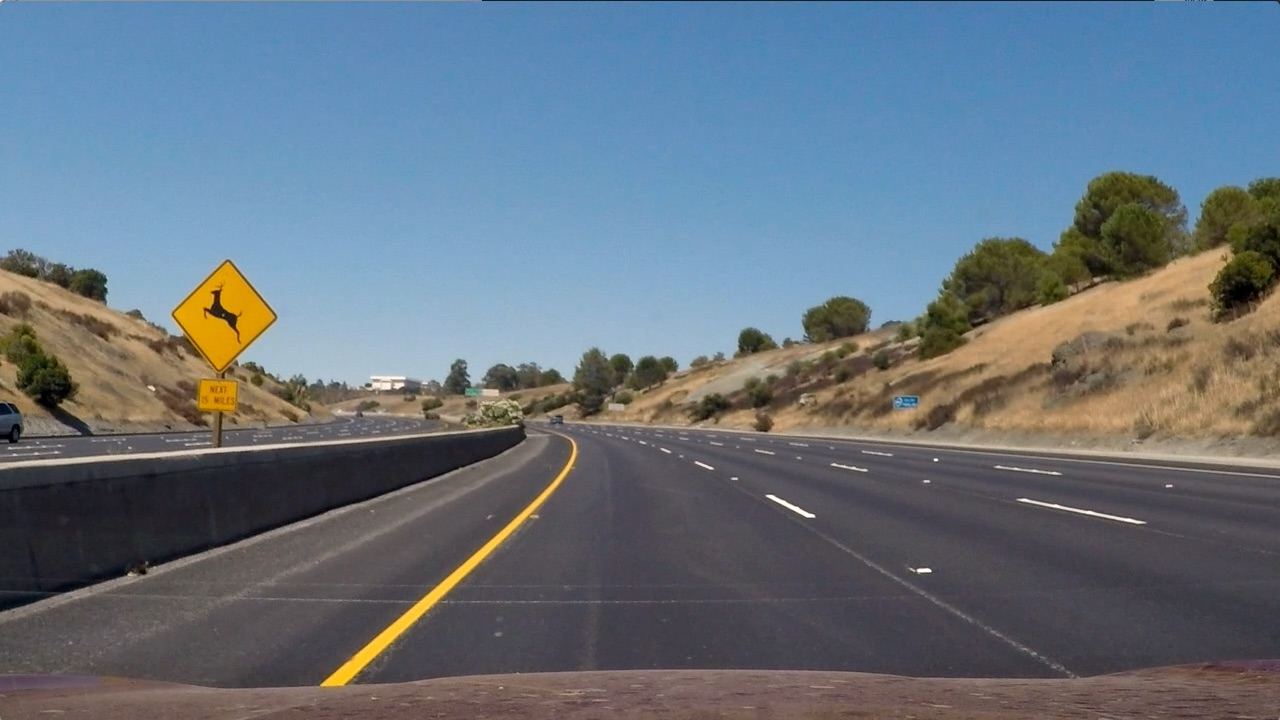
#> input picture lane_detection/test_images/test2.jpg, 1280 x 720 px
$ jupyter execute --allow-errors lane_detection.ipynb
#> lines starting #> are read from the running program, lines starting #| are printed output that depends on the picture; after the words box and inside, x2 and y2 are one past the last pixel; in counts of white or black regions, pixels touching at a corner belong together; pictures that were not available may be replaced by others from this repository, and a replacement may not be noted
[cell 1]
## Install necessary packages
import numpy as np
import cv2
import pickle
import glob
import matplotlib.pyplot as plt

[cell 2]
# First step in pipeline is perspective transformation for bird's eye view
def birds_eye(img):
    h,w = img.shape[:2]
    src = np.float32([(575,464),
                  (707,464),
                  (258,682),
                  (1049,682)])
    dst = np.float32([(450,0),
                  (w-450,0),
                  (450,h),
                  (w-450,h)])

    M = cv2.getPerspectiveTransform(src, dst)
    Minv = cv2.getPerspectiveTransform(dst, src)
    bird_eye_img = cv2.warpPerspective(img, M, (w,h), flags=cv2.INTER_LINEAR)
    return bird_eye_img, M, Minv

[cell 3]
# visualize transformation
exampleImg = cv2.imread('./test_images/test2.jpg')
#> exampleImg is the input picture: shape (720, 1280, 3); mean B, G, R 125.5, 114.6, 102.8
left_turn_image = cv2.imread('left_turn.png')
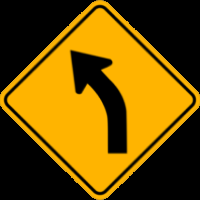
#> input picture lane_detection/left_turn.png, 200 x 200 px
#> left_turn_image is the input picture: shape (200, 200, 3); mean B, G, R 0.5, 81.4, 115.1
left_turn_image = cv2.cvtColor(left_turn_image, cv2.COLOR_BGR2RGB)

right_turn_image = cv2.imread('right_turn.png')
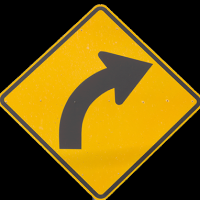
#> input picture lane_detection/right_turn.png, 200 x 200 px
#> right_turn_image is the input picture: shape (200, 200, 3); mean B, G, R 12.6, 83.4, 108.2
right_turn_image = cv2.cvtColor(right_turn_image, cv2.COLOR_BGR2RGB)

go_straight_image = cv2.imread('straight.png')
#> (the rest of this cell did not finish here and is left out)

[cell 4]
plt.imshow(left_turn_image)

#> (a cell that did not finish here is left out)

[cell 6]
## Second step is applying binary thresholding to the image to extract only yellow and white lines

def bin_thsh(img, thresh1=(220,255), thresh2=(190,255)):
    #first apply the hls_l threshold
    hls = cv2.cvtColor(img, cv2.COLOR_RGB2HLS)
    hls_l = hls[:,:,1]
    hls_l = hls_l * (255/np.max(hls_l))
    binary_output_l = np.zeros_like(hls_l)
    binary_output_l[(hls_l>thresh1[0]) & (hls_l <= thresh1[1])] = 1

    # then apply the Lab B Channel threshold
    lab = cv2.cvtColor(img, cv2.COLOR_RGB2Lab)
    lab_b = lab[:,:,2]
    # don't normalize if there are no yellows in the image
    if np.max(lab_b) > 175:
        lab_b = lab_b*(255/np.max(lab_b))

    binary_output_b = np.zeros_like(lab_b)
    binary_output_b[(lab_b > thresh2[0]) & (lab_b <= thresh2[1])] = 1

    # combine the two
    binary_output = np.zeros_like(binary_output_b)
    binary_output[(binary_output_l == 1) | (binary_output_b == 1)] =1

    # plt.imshow(binary_output_b, cmap='gray')
    # plt.imshow(binary_output_l, cmap='gray')


    return binary_output_l, binary_output_b, binary_output

#> (a cell that did not finish here is left out)

#> (a cell that did not finish here is left out)

#> (a cell that did not finish here is left out)

[cell 10]
# Sliding Window Fit

def sliding_window_polyfit(img):

    # plot a histogram to find starting point search for the two lanes
    histogram = np.sum(img[img.shape[0]//2:,:], axis=0)
    midpoint = int(histogram.shape[0]//2)
    quarter_point = int(midpoint//2)

    # left lane base and right lane base
    leftx_base = np.argmax(histogram[quarter_point:midpoint]) + quarter_point
    rightx_base = np.argmax(histogram[midpoint:midpoint+quarter_point]) + midpoint

    nwindows = 40
    window_height = int(img.shape[0]/nwindows)

    # Identify the x and y positions of all nonzero pixels in the image
    nonzero = img.nonzero()
    nonzeroy = np.array(nonzero[0])
    nonzerox = np.array(nonzero[1])

    # Current positions to be updated for each window
    leftx_current = leftx_base
    rightx_current = rightx_base

    margin = 80
    minpix = 40

    left_lane_inds = []
    right_lane_inds = []
    # Rectangle data for visualization
    rectangle_data = []

    for window in range(nwindows):
        win_y_low = img.shape[0] - (window+1)*window_height
        win_y_high = img.shape[0] - window * window_height

        win_xleft_low = leftx_current - margin
        win_xleft_high = leftx_current + margin

        win_xright_low = rightx_current - margin
        win_xright_high = rightx_current + margin

        rectangle_data.append((win_y_low, win_y_high, win_xleft_low, win_xleft_high, win_xright_low, win_xright_high))

        # Identify the nonzero pixels in x and y within the window
        good_left_inds = ((nonzeroy >= win_y_low) & (nonzeroy < win_y_high) & (nonzerox >= win_xleft_low) & (nonzerox < win_xleft_high)).nonzero()[0]
        good_right_inds = ((nonzeroy >= win_y_low) & (nonzeroy < win_y_high) & (nonzerox >= win_xright_low) & (nonzerox < win_xright_high)).nonzero()[0]

        # Append these indices to the lists
        left_lane_inds.append(good_left_inds)
        right_lane_inds.append(good_right_inds)
        # If you found > minpix pixels, recenter next window on their mean position
        if len(good_left_inds) > minpix:
            leftx_current = int(np.mean(nonzerox[good_left_inds]))
        if len(good_right_inds) > minpix:
            rightx_current = int(np.mean(nonzerox[good_right_inds]))

    # Concatenate the arrays of indices
    left_lane_inds = np.concatenate(left_lane_inds)
    right_lane_inds = np.concatenate(right_lane_inds)

    # Extract left and right line pixel positions
    leftx = nonzerox[left_lane_inds]
    lefty = nonzeroy[left_lane_inds]
    rightx = nonzerox[right_lane_inds]
    righty = nonzeroy[right_lane_inds]


    left_fit, right_fit = (None, None)
    # Fit a second order polynomial to each
    if len(leftx) != 0:
        left_fit = np.polyfit(lefty, leftx, 2)
    if len(rightx) != 0:
        right_fit = np.polyfit(righty, rightx, 2)

    visualization_data = (rectangle_data, histogram)

    return left_fit, right_fit, left_lane_inds, right_lane_inds, visualization_data

[cell 11]
## Visualizing Sliding Window
exampleImg = cv2.imread('./test_images/test2.jpg')
exampleImg = cv2.cvtColor(exampleImg, cv2.COLOR_BGR2RGB)
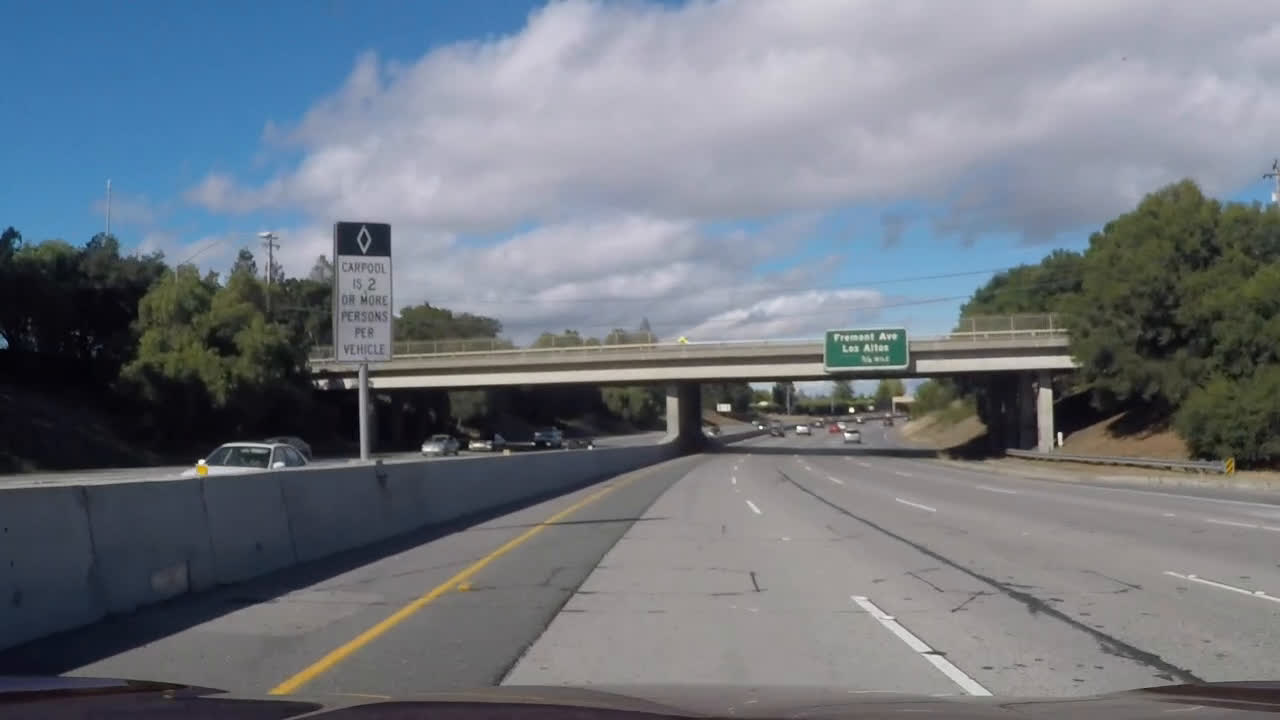
#> input picture lane_detection/test_images/challenge01.jpg, 1280 x 720 px, given in place of test_video.mp4, which was not available
#> further down, frame is the input picture: shape (720, 1280, 3); mean B, G, R 127.8, 118.8, 112.4
#> (the rest of this cell did not finish here and is left out)

#> (a cell that did not finish here is left out)

[cell 13]
exampleImg2 = cv2.imread('./test_images/test5.jpg')
#> (the rest of this cell did not finish here and is left out)

[cell 14]
# center of lane determination

# [13 lines left out: function calc_center_dist, not called in this run]

#> (a cell that did not finish here is left out)

[cell 16]
# [26 lines left out: function draw_lane, not called in this run]

#> (a cell that did not finish here is left out)

[cell 18]
# [37 lines left out: function draw_data, not called in this run]

#> (a cell that did not finish here is left out)

[cell 20]
# cv2.imshow("result", exampleImg_out2)

[cell 21]
video = cv2.VideoCapture("test_video.mp4")

[cell 22]
video = cv2.VideoCapture("test_video.mp4")
#> (the rest of this cell did not finish here and is left out)

#> in birds_eye, `bird_eye_img = cv2.warpPerspective(img, M, (w,h), flags=cv2.INTER_LINE..`:
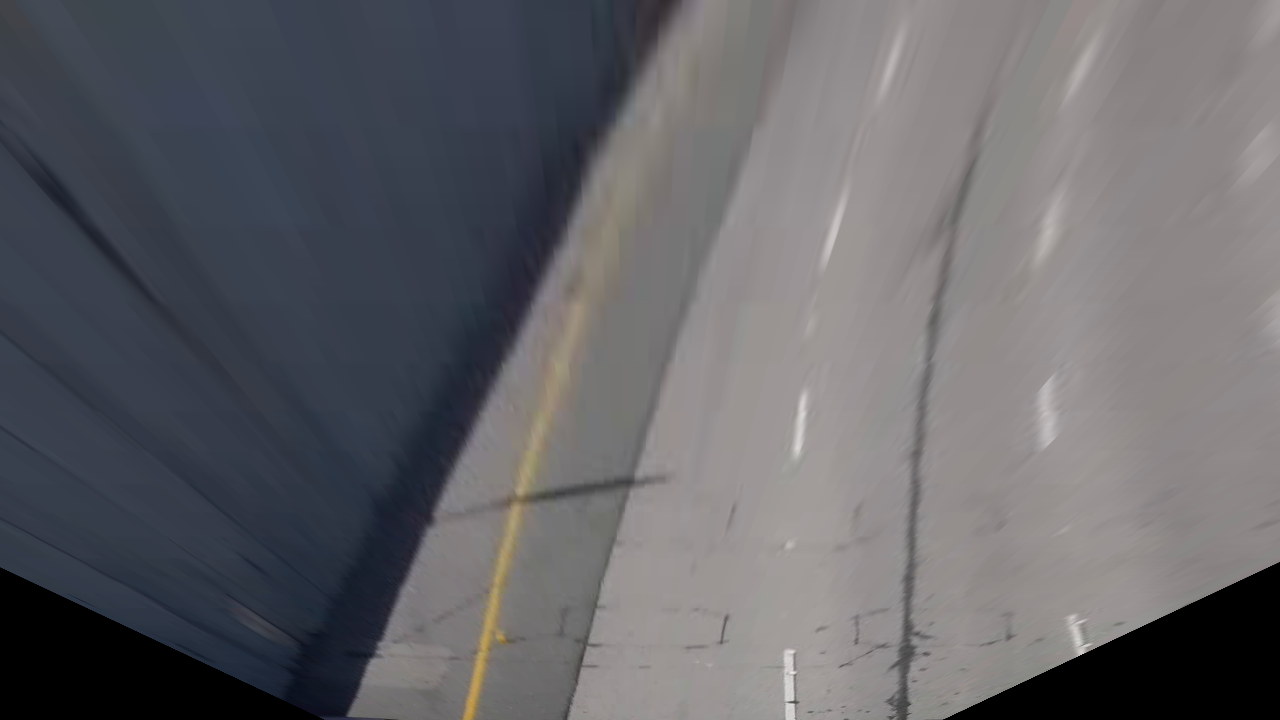
#> bird_eye_img: shape (720, 1280, 3); mean R, G, B 100.4, 100.1, 104.3
#> `bird_eye_img, _, Minv = birds_eye(frame)`: Minv = [[0.347, -0.739, 418.7], [0, -0.486, 464], [0, -0.00116, 1]]
    _, _, binary_threshold_img = bin_thsh(bird_eye_img)
#> in bin_thsh, `hls = cv2.cvtColor(img, cv2.COLOR_RGB2HLS)`: hls: shape (720, 1280, 3); mean of channels 0, 1, 2 62.6, 102.4, 19.6
#> in bin_thsh, `lab = cv2.cvtColor(img, cv2.COLOR_RGB2Lab)`: lab: shape (720, 1280, 3); mean of channels 0, 1, 2 107.1, 129.1, 125.4
#> in bin_thsh, `lab_b = lab_b*(255/np.max(lab_b))`:
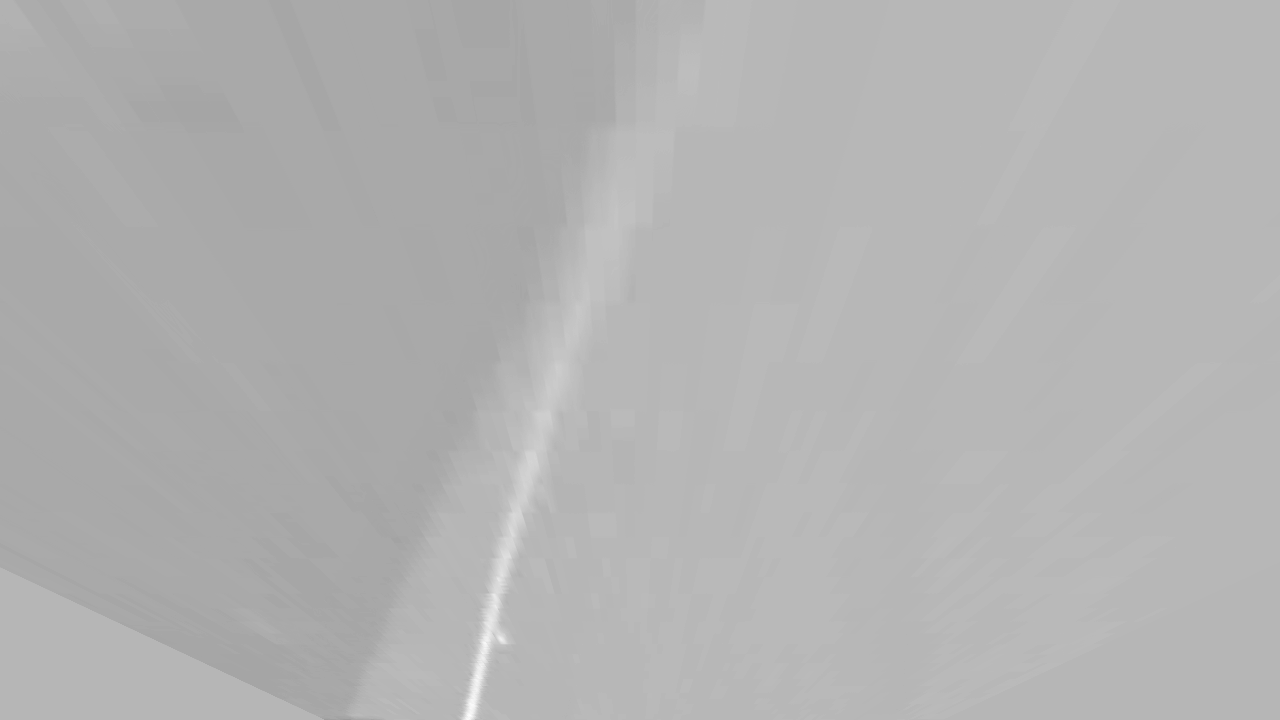
#> lab_b: shape (720, 1280) float64; min 155.3, max 255, mean 178.7
#> `_, _, binary_threshold_img = bin_thsh(bird_eye_img)`:
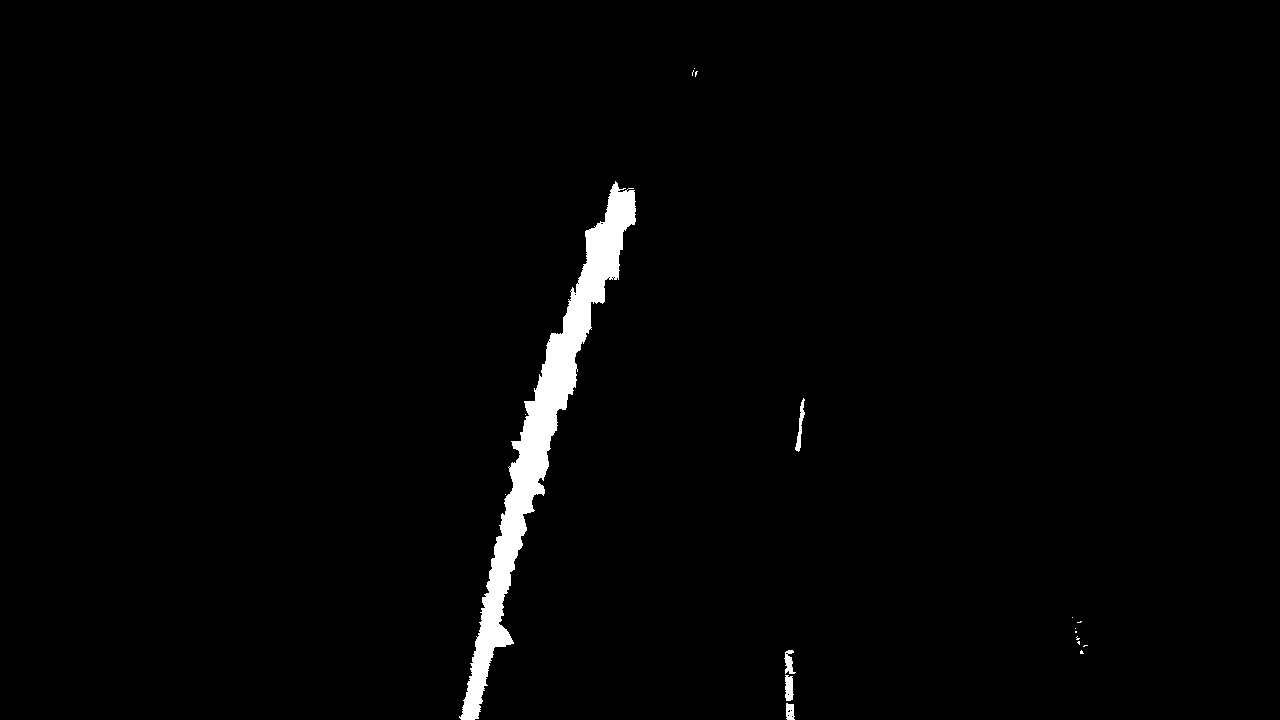
#> binary_threshold_img: shape (720, 1280) float64; values 0 (black) and 1 (white), 1.7% white; 18 white regions (13 under 20 px), largest, box (x1, y1, x2, y2) and area: (459, 181, 636, 720) 15108, (795, 398, 805, 452) 195, (785, 675, 794, 701) 189, (784, 650, 796, 674) 160, (786, 703, 795, 720) 124

    # sliding window for lane identification
    left_fit, right_fit, left_lane_inds, right_lane_inds, _ = sliding_window_polyfit(binary_threshold_img)
#> in sliding_window_polyfit, `histogram = np.sum(img[img.shape[0]//2:,:], axis=0)`: histogram = 1280 values, max 127 at index 543, min 0 at index 0, mean 8.11
#> in sliding_window_polyfit, `leftx_base = np.argmax(histogram[quarter_point:midpoint]) + quarter_po..`: leftx_base = 543
#> in sliding_window_polyfit, `rightx_base = np.argmax(histogram[midpoint:midpoint+quarter_point]) + ..`: rightx_base = 787
#> in sliding_window_polyfit, `nonzero = img.nonzero()`: nonzero = 15840 positions, rows 68 to 719, columns 459 to 1087
#> in sliding_window_polyfit, `nonzeroy = np.array(nonzero[0])`: nonzeroy = 15840 values from 68 to 719
#> in sliding_window_polyfit, `nonzerox = np.array(nonzero[1])`: nonzerox = 15840 values, max 1087 at index 14020, min 459 at index 15738, mean 557.2
#> in sliding_window_polyfit, `leftx_current = leftx_base`: leftx_current = 543
#> in sliding_window_polyfit, `rightx_current = rightx_base`: rightx_current = 787
#> the loop in sliding_window_polyfit, `for window in range(nwindows):` made 40 passes
#> (win_xleft_low, win_xleft_high, win_xright_low, win_xright_high, leftx_current, rightx_current) on passes 1, 2, 3, 4, 16, 17, 18: (463, 623, 707, 867, 470, 789), (390, 550, 709, 869, 474, 788), (394, 554, 708, 868, 478, 788), (398, 558, 708, 868, 482, 788), (451, 611, 708, 868, 533, 798), (453, 613, 718, 878, 540, 800), (460, 620, 720, 880, 546, 801)
#> (win_xleft_low, win_xleft_high, win_xright_low, win_xright_high, good_right_inds, leftx_current) on pass 15: (446, 606, 708, 868, [8837, 8838, 8839, 8840, 8869], 531)
#> after the loop in sliding_window_polyfit, `for window in range(nwindows):`: left_lane_inds = 40 items; rectangle_data = 40 items, first 6: (702, 720, 463, 623, 707, 867), (684, 702, 390, 550, 709, 869), (666, 684, 394, 554, 708, 868), (648, 666, 398, 558, 708, 868), (630, 648, 402, 562, 708, 868), (612, 630, 412, 572, 708, 868); right_lane_inds = 40 items
#> in sliding_window_polyfit, `left_lane_inds = np.concatenate(left_lane_inds)`: left_lane_inds = 15108 values, max 15831 at index 296, min 0 at index 15103, mean 7669.9
#> in sliding_window_polyfit, `right_lane_inds = np.concatenate(right_lane_inds)`: right_lane_inds = 668 values, max 15839 at index 123, min 6851 at index 617, mean 12945.6
#> in sliding_window_polyfit, `leftx = nonzerox[left_lane_inds]`: leftx = 15108 values, max 697 at index 15107, min 463 at index 51, mean 545.4
#> in sliding_window_polyfit, `lefty = nonzeroy[left_lane_inds]`: lefty = 15108 values, max 719 at index 285, min 68 at index 15103, mean 428.3
#> in sliding_window_polyfit, `rightx = nonzerox[right_lane_inds]`: rightx = 668 values, max 804 at index 560, min 784 at index 415, mean 792.1
#> in sliding_window_polyfit, `righty = nonzeroy[right_lane_inds]`: righty = 668 values, max 719 at index 116, min 398 at index 617, mean 609.6
#> in sliding_window_polyfit, `left_fit = np.polyfit(lefty, leftx, 2)`: left_fit = [0.000252, -0.522, 717.5]
#> in sliding_window_polyfit, `right_fit = np.polyfit(righty, rightx, 2)`: right_fit = [0.000242, -0.312, 888.8]
#> `left_fit, right_fit, left_lane_inds, right_lane_inds, _ = sliding_wind..`: left_fit = [0.000252, -0.522, 717.5]; right_fit = [0.000242, -0.312, 888.8]

    # driving data
    turn_direction = turn_dir(binary_threshold_img, left_fit, right_fit)
    d_center = calc_center_dist(binary_threshold_img, left_fit, right_fit)

    # drawing the data
    exampleImg_out1 = draw_lane(frame, binary_threshold_img, left_fit, right_fit, Minv)
    exampleImg_out2 = draw_data(exampleImg_out1, d_center, turn_direction)

    # plt.imshow(exampleImg_out2)
    exampleImg_out2 = cv2.cvtColor(exampleImg_out2, cv2.COLOR_BGR2RGB)
    cv2.imshow("resut", exampleImg_out2)
    cv2.waitKey(50)
